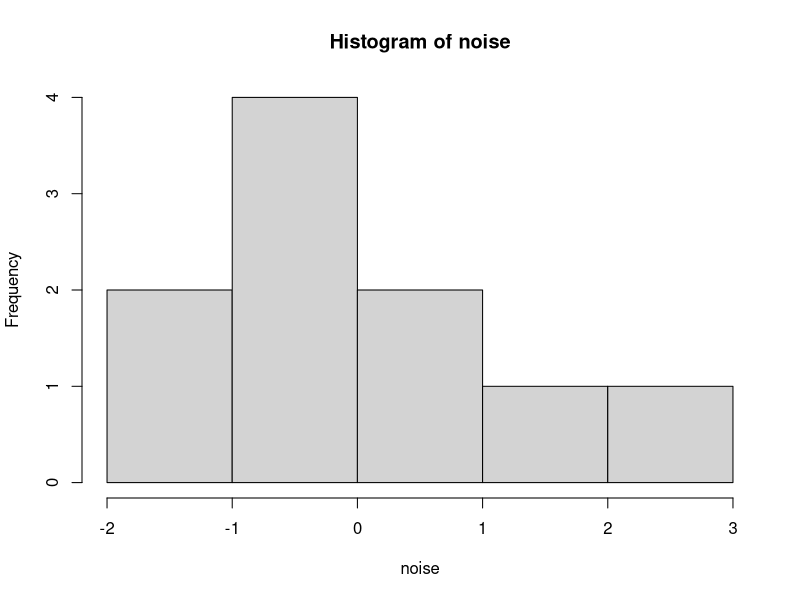
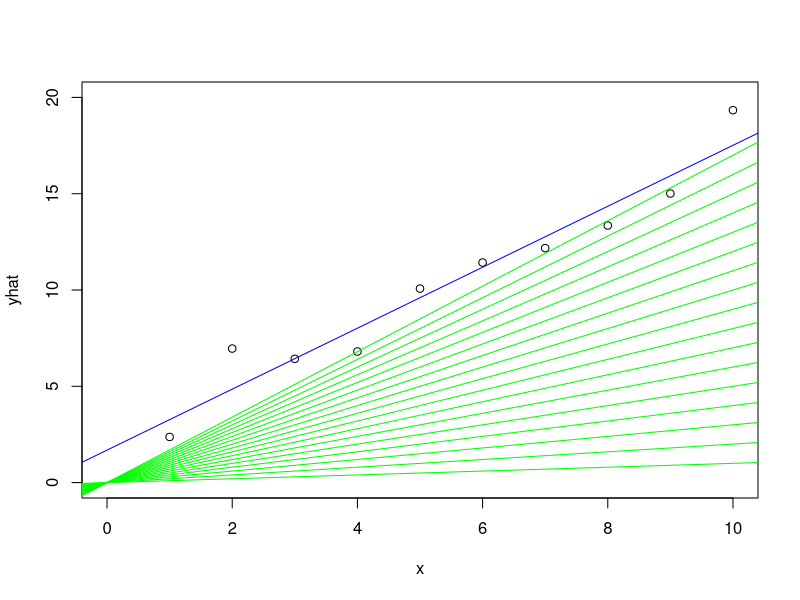

Here is the R script that generated these plots, in order: (Note: this script raises an error after producing the figures.)
# "facit"
x=1:10
a=1.5
b=2
y=a*x+b
noise=rnorm(10,sd=1)
noise=rnorm(10,0)
yhat=y+noise
hist(noise)
mean(noise)
plot(x,yhat,xlim=c(0,10),ylim = c(0,20))
model=lm(yhat ~ x)
cv=model$coefficients
rv=model$residuals
sum(rv^2)
summary(model)
abline(cv[[1]],cv[[2]], col="blue")

# initialize variables
# the baseline
slope=0
b=0
# the first sum
prevsum=sum(y^2)
# the incrementer
slopeincr=0.1
# the tolerance
tol=10
# the runcondition
runcondition=T

while(runcondition) {
  # improve the parameter
  slope=slope+slopeincr
  ## find SSE - sum((yh-y)^2)
  # model
  yh=slope*x+b
  # fit to observation
  SSE=sum((y-yh)^2)
  # compute the difference to the previous fit
  SSEDiff=abs(prevsum-SSE)
  # is it below the tolerance?
  if(SSEDiff < tol) {
    # yes - so stop
    runcondition=F
  } else {
    # no - so save values to next iteration
    prevsum=SSE
    # and plot the line
    abline(a=b,b=slope, col="green")
  }
  Sys.sleep(1)
}


# R squared
TSS=sum((y-mean(y))^2)
#Rs=1-(SSE/TSS)
Rs=1-(colsumnew/TSS)
summary(model)

abline(a=mean(y),b=0)
abline(a=model$coefficients[1],b=model$coefficients[2], col="blue")
abline(a=b,b=slope, col="red")